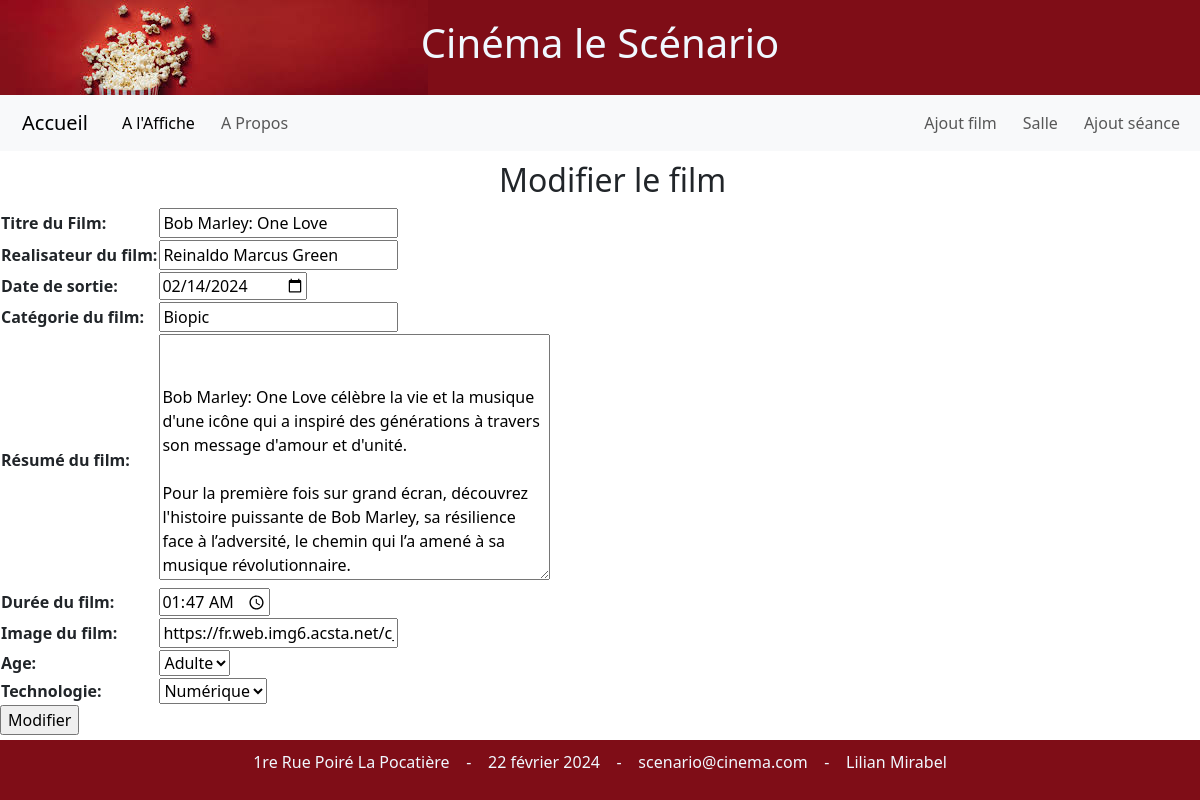
/administrateur/Modifierfilm/Bob Marley: One Love/, run on an earlier commit of the app's database.
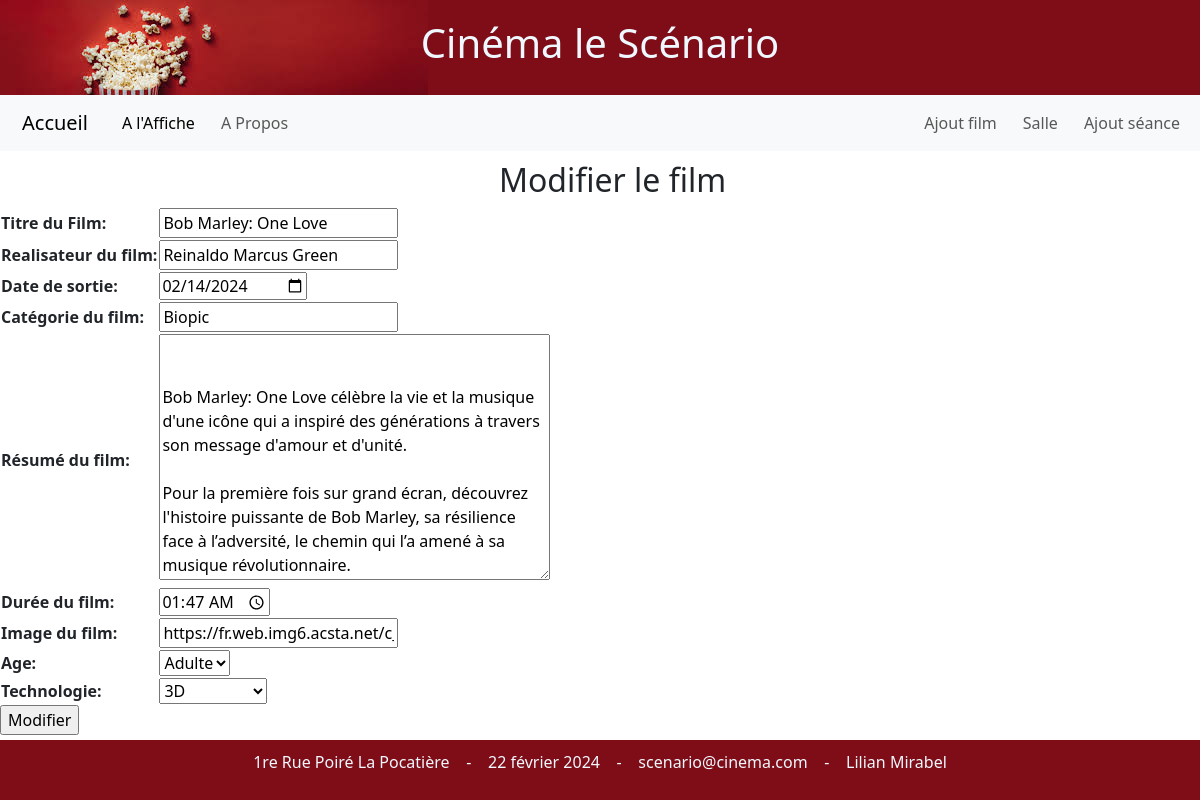
And on a later commit of the database.
### films/models.py (models this page shows, shortened)
class films(models.Model):
    AGE_CHOICES = (
        ('enfant', 'Enfant'),
        ('adulte', 'Adulte')
    )
    choix_technologies = (
        ('Numérique', 'Numérique'),
        ('3D', '3D'),
        ('IMAX', 'IMAX'),
        ('4DX', '4DX')
    )
    titre = models.CharField(max_length=100, primary_key=True)
    realisateur = models.CharField(max_length=100)
    date_sortie = models.DateField(default=datetime.date.today)
    genre = models.CharField(max_length=100)
    resume = models.TextField()
    duree = models.TimeField()
    image = models.CharField(max_length=100)
    age = models.CharField(max_length=10, choices=AGE_CHOICES, default='adulte')
    technologie = models.CharField(max_length=10, choices=choix_technologies, default='Numérique')

### administrateur/views.py (the view, shortened to what this page needs)
# urls.py: path('Modifierfilm/<str:pk>/', Modifierfilm.as_view(), name="Modifierfilm"),
class Modifierfilm(UpdateView):
    model = films
    template_name = 'modifFilm.html'
    form_class = ModifierFilmForm
    context_object_name = 'unFilm'
    def get_context_data(self, **kwargs):
        context = super().get_context_data(**kwargs)
        context["txtBouton"] = 'Modifier'
        return context

### films/forms.py
class ModifierFilmForm(forms.ModelForm):
    class Meta:
        model = films
        fields = "__all__"
        labels = {'titre':"Titre du Film",
                  'realisateur':"Realisateur du film",
                  'date_sortie':"Date de sortie",
                  'duree':"Durée du film",
                  'resume':"Résumé du film",
                  'image':"Image du film",
                  'genre':"Catégorie du film",
                  }
        widgets = {
            'date_sortie': forms.DateInput(attrs={'type': 'date'}),
            'duree': forms.TimeInput(attrs={'type': 'time'}),
        }

### administrateur/templates/modifFilm.html (shortened to what this page needs)
{% extends 'maitreAdmin.html' %}
{% block titre_page %}Modifier le film{% endblock %}
{% block contenu %}
<form method="post">
    <table>
        {{ form.as_table }}
    </table>
    <input type="submit" value={{ txtBouton }}>
</form>
{% endblock %}

What changed in the data, as far as the page shows it:
changed films "Bob Marley: One Love": technologie "Numérique" → "3D"
